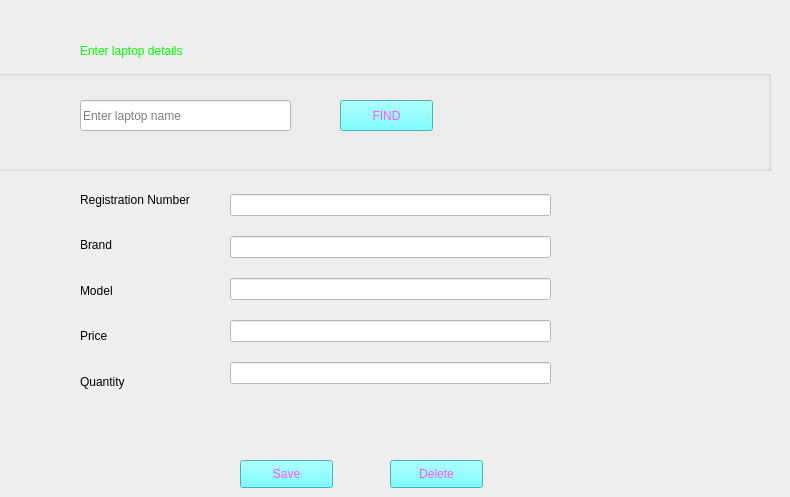
    <widget class="QWidget" name="tab_5">
     <attribute name="title">
      <string>Edit or delete laptop</string>
     </attribute>
     <widget class="QPushButton" name="b42">
      <property name="geometry">
       <rect>
        <x>240</x>
        <y>460</y>
        <width>93</width>
        <height>28</height>
       </rect>
      </property>
      <property name="styleSheet">
       <string notr="true">background-color: rgb(85, 255, 255);
font: 75 10pt &quot;MS Shell Dlg 2&quot;;
color: rgb(255, 85, 255);</string>
      </property>
      <property name="text">
       <string>Save</string>
      </property>
     </widget>
     <widget class="QPushButton" name="b43">
      <property name="geometry">
       <rect>
        <x>390</x>
        <y>460</y>
        <width>93</width>
        <height>28</height>
       </rect>
      </property>
      <property name="styleSheet">
       <string notr="true">background-color: rgb(85, 255, 255);
font: 75 10pt &quot;MS Shell Dlg 2&quot;;
color: rgb(255, 85, 255);</string>
      </property>
      <property name="text">
       <string>Delete</string>
      </property>
     </widget>
     <widget class="QGroupBox" name="groupBox_3">
      <property name="geometry">
       <rect>
        <x>-10</x>
        <y>70</y>
        <width>781</width>
        <height>101</height>
       </rect>
      </property>
      <property name="title">
       <string/>
      </property>
      <widget class="QLineEdit" name="tb40">
       <property name="geometry">
        <rect>
         <x>90</x>
         <y>30</y>
         <width>211</width>
         <height>31</height>
        </rect>
       </property>
       <property name="styleSheet">
        <string notr="true">background-color: rgb(255, 255, 255);</string>
       </property>
       <property name="text">
        <string/>
       </property>
       <property name="readOnly">
        <bool>false</bool>
       </property>
       <property name="placeholderText">
        <string>Enter laptop name</string>
       </property>
      </widget>
      <widget class="QPushButton" name="b41">
       <property name="geometry">
        <rect>
         <x>350</x>
         <y>30</y>
         <width>93</width>
         <height>31</height>
        </rect>
       </property>
       <property name="styleSheet">
        <string notr="true">background-color: rgb(85, 255, 255);
font: 75 10pt &quot;MS Shell Dlg 2&quot;;
color: rgb(255, 85, 255);</string>
       </property>
       <property name="text">
        <string>FIND</string>
       </property>
      </widget>
     </widget>
     <widget class="QLabel" name="label_44">
      <property name="geometry">
       <rect>
        <x>80</x>
        <y>30</y>
        <width>261</width>
        <height>41</height>
       </rect>
      </property>
      <property name="styleSheet">
       <string notr="true">color: rgb(0, 255, 0);
font: 75 14pt &quot;MS Shell Dlg 2&quot;;</string>
      </property>
      <property name="text">
       <string>Enter laptop details</string>
      </property>
     </widget>
     <widget class="QWidget" name="layoutWidget">
      <property name="geometry">
       <rect>
        <x>230</x>
        <y>180</y>
        <width>321</width>
        <height>221</height>
       </rect>
      </property>
      <layout class="QVBoxLayout" name="verticalLayout_7" stretch="0,0,0,0,0">
       <property name="spacing">
        <number>6</number>
       </property>
       <property name="sizeConstraint">
        <enum>QLayout::SetDefaultConstraint</enum>
       </property>
       <property name="bottomMargin">
        <number>0</number>
       </property>
       <item>
        <widget class="QLineEdit" name="tb41">
         <property name="styleSheet">
          <string notr="true">background-color: rgb(255, 255, 255);</string>
         </property>
        </widget>
       </item>
       <item>
        <widget class="QLineEdit" name="tb42">
         <property name="styleSheet">
          <string notr="true">background-color: rgb(255, 255, 255);</string>
         </property>
        </widget>
       </item>
       <item>
        <widget class="QLineEdit" name="tb43">
         <property name="styleSheet">
          <string notr="true">background-color: rgb(255, 255, 255);</string>
         </property>
        </widget>
       </item>
       <item>
        <widget class="QLineEdit" name="tb44">
         <property name="styleSheet">
          <string notr="true">background-color: rgb(255, 255, 255);</string>
         </property>
        </widget>
       </item>
       <item>
        <widget class="QLineEdit" name="tb45">
         <property name="styleSheet">
          <string notr="true">background-color: rgb(255, 255, 255);</string>
         </property>
        </widget>
       </item>
      </layout>
     </widget>
     <widget class="QWidget" name="layoutWidget">
      <property name="geometry">
       <rect>
        <x>80</x>
        <y>180</y>
        <width>121</width>
        <height>221</height>
       </rect>
      </property>
      <layout class="QVBoxLayout" name="verticalLayout_8">
       <item>
        <widget class="QLabel" name="label_37">
         <property name="text">
          <string>Registration Number</string>
         </property>
        </widget>
       </item>
       <item>
        <widget class="QLabel" name="label_38">
         <property name="text">
          <string>Brand</string>
         </property>
        </widget>
       </item>
       <item>
        <widget class="QLabel" name="label_39">
         <property name="text">
          <string>Model</string>
         </property>
        </widget>
       </item>
       <item>
        <widget class="QLabel" name="label_41">
         <property name="text">
          <string>Price</string>
         </property>
        </widget>
       </item>
       <item>
        <widget class="QLabel" name="label_40">
         <property name="text">
          <string>Quantity</string>
         </property>
        </widget>
       </item>
      </layout>
     </widget>
    </widget>
